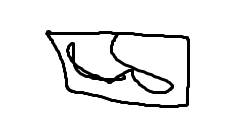
#> input picture MY WORK/lab2/binary_image.png, 250 x 126 px, found by its file name
$ python 'point and line.py'
#> lines starting #> are read from the running program, lines starting #| are printed output that depends on the picture; after the words box and inside, x2 and y2 are one past the last pixel; in counts of white or black regions, pixels touching at a corner belong together
import PIL
from PIL import Image, ImageGrab, ImageOps
import turtle
import numpy
import os


filename = r"C:\Users\izzug\Desktop\Docs\UNI\assingments and labs\Sem - 6\CG\lab2\binary_image.png"
img = Image.open(filename) # image reader
#> img is the input picture: PIL image 250x126 RGBA; mean R, G, B, A 237.9, 237.9, 237.9, 255
img = img.convert('1')  # coverts rgb -> single digit representation
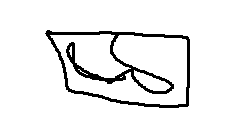
#> img: PIL image 250x126 1; 93.2% white; 1 black region, box (x1, y1, x2, y2) and area: (45, 30, 190, 108) 2128
pixel_size = img.size # saves (width, height)
#> pixel_size = (250, 126)

x = []
y = []

w = []
h = []

for width in range(pixel_size[0]):
    for height in range(pixel_size[1]):
        pixel_color = img.load() #pixel access
        w.append(pixel_color[width, height]) # gets color for each pixel
    h.append(w)
    w = []
#> after the loop, h = 250 items


# extracting black pixel position
for i in range(pixel_size[0]):
    for j in range(pixel_size[1]):
        if h[i][j] == 0:
            x.append(j)
            y.append(i)
#> after the loop, y = 2128 values from 45 to 189

# corners

# top right
A = (max(x), min(y))
#> A = (107, 45)
# bottom left
B = (min(x), max(y))
#> B = (30, 189)
# top left
C = (min(x), min(y))
#> C = (30, 45)
# bottom right
D = (max(x), max(y))
#> D = (107, 189)

print(A, B, C, D)
#| (107, 45) (30, 189) (30, 45) (107, 189)

# drawing lines (bit flip)
for i in range(C[1], B[1]):
    h[i][C[0]] = 0
for i in range(C[0], A[0]):
    h[C[1]][i] = 0
for i in range(A[1], D[1]):
    h[i][A[0]] = 0
for i in range(B[0], D[0]):
    h[B[1]][i] = 0

# #  bitmap for visualize
# for i in h:
#     print(i)

# converting 225 and 0 into True and False for np operations
for width in range(pixel_size[0]):
    for height in range(pixel_size[1]):
        if h[width][height] > 0:
            h[width][height] = True
        else:
           h[width][height] = False

np_arr = numpy.array(h)
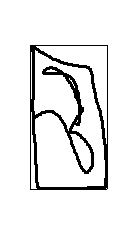
#> np_arr: shape (250, 126) bool; 92.1% white; 1 black region, box (x1, y1, x2, y2) and area: (30, 45, 108, 190) 2496
img2 = Image.fromarray(np_arr)

# directly converts into numpy array
# npimg = numpy.array(img)
# print(npimg)

#print(np_arr.shape)
img2 = img2.rotate(270, PIL.Image.Resampling.NEAREST, expand = 1)
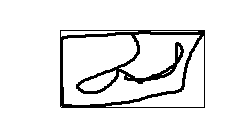
#> img2: PIL image 250x126 1; 92.1% white; 1 black region, box (x1, y1, x2, y2) and area: (60, 30, 205, 108) 2496
img2 = ImageOps.mirror(img2)
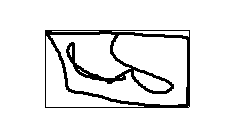
#> img2: PIL image 250x126 1; 92.1% white; 1 black region, box (x1, y1, x2, y2) and area: (45, 30, 190, 108) 2496
img2.save('binary_image_detected.png')
img2.show()
